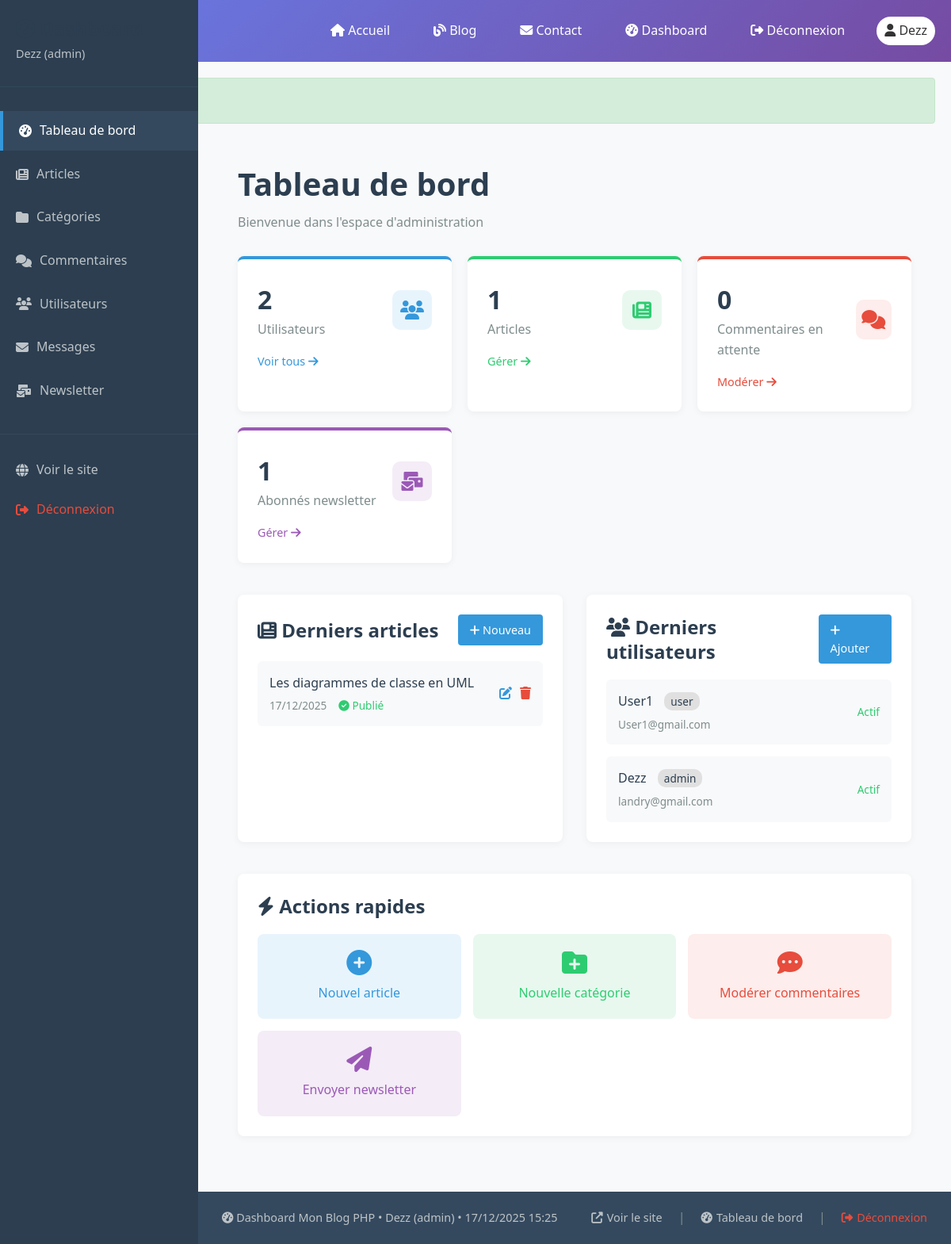
/dashboard/index.php (signed in), run on the app's committed database.
### tables this page shows
CREATE TABLE `articles` (
  `id` int(11) NOT NULL,
  `title` varchar(255) NOT NULL,
  `slug` varchar(255) NOT NULL,
  `content` longtext NOT NULL,
  `excerpt` text DEFAULT NULL,
  `image` varchar(255) DEFAULT NULL,
  `category_id` int(11) DEFAULT NULL,
  `user_id` int(11) DEFAULT NULL,
  `views` int(11) DEFAULT 0,
  `created_at` datetime DEFAULT current_timestamp(),
  `updated_at` datetime DEFAULT NULL ON UPDATE current_timestamp(),
  `published` tinyint(1) DEFAULT 1
);

CREATE TABLE `users` (
  `id` int(11) NOT NULL,
  `username` varchar(50) NOT NULL,
  `email` varchar(100) NOT NULL,
  `password` varchar(255) NOT NULL,
  `role` enum('admin','author','user') DEFAULT 'user',
  `avatar` varchar(255) DEFAULT NULL,
  `created_at` datetime DEFAULT current_timestamp(),
  `is_active` tinyint(1) DEFAULT 1,
  `reset_token` varchar(100) DEFAULT NULL,
  `token_expiry` datetime DEFAULT NULL
);

### dashboard/index.php (the view, shortened to what the rows shown need)
<?php
require_once '../classes/Database.php';
require_once '../classes/Article.php';
$articleClass = new Article();
$totalArticles = $articleClass->paginate(1, 1, false)['total'];
$latestArticles = $articleClass->getLatest(5, false);
$latestUsers = Database::fetchAll("SELECT * FROM users ORDER BY created_at DESC LIMIT 5");
include '../includes/header.php';
?>
<div style="min-height: 100vh; background: #f8f9fa;">
    <div style="position: fixed; left: 0; top: 0; bottom: 0; width: 250px; background: #2c3e50; color: white; padding: 20px 0; overflow-y: auto;">
        <div style="padding: 0 20px 30px; border-bottom: 1px solid #34495e;">
            <h2 style="margin: 0; font-size: 1.5rem;">
                <i class="fas fa-tachometer-alt"></i> Dashboard
            </h2>
        </div>
    </div>
    <div style="margin-left: 250px; padding: 30px;">
        <div style="margin-bottom: 30px;">
            <h1 style="margin: 0 0 10px; color: #2c3e50;">Tableau de bord</h1>
        </div>
        <div style="display: grid; grid-template-columns: 1fr 1fr; gap: 30px; margin-bottom: 40px;">
            <div style="background: white; padding: 25px; border-radius: 8px; box-shadow: 0 2px 10px rgba(0,0,0,0.05);">
                <?php if(empty($latestArticles)): ?>
                <p style="color: #95a5a6; text-align: center; padding: 20px 0;">Aucun article publié</p>
                <?php else: ?>
                <div style="display: grid; gap: 15px;">
                    <?php foreach($latestArticles as $article): ?>
                    <div style="display: flex; justify-content: space-between; align-items: center; padding: 15px; background: #f8f9fa; border-radius: 6px;">
                        <div style="flex: 1;">
                            <div style="font-weight: 500; color: #2c3e50; margin-bottom: 5px;">
                                <a href="../article.php?id=<?php echo $article['id']; ?>" style="color: inherit; text-decoration: none;">
                                    <?php echo substr($article['title'], 0, 40); ?><?php echo strlen($article['title']) > 40 ? '...' : ''; ?>
                                </a>
                            </div>
                            <div style="display: flex; gap: 15px; font-size: 0.85rem; color: #7f8c8d;">
                                <span><?php echo date('d/m/Y', strtotime($article['created_at'])); ?></span>
                                <span>
                                    <?php if($article['published']): ?>
                                    <span style="color: #2ecc71;"><i class="fas fa-check-circle"></i> Publié</span>
                                    <?php else: ?>
                                    <span style="color: #e74c3c;"><i class="fas fa-clock"></i> Brouillon</span>
                                    <?php endif; ?>
                                </span>
                            </div>
                        </div>
                        <div style="display: flex; gap: 10px;">
                            <a href="articles.php?action=edit&id=<?php echo $article['id']; ?>"
                               style="color: #3498db; text-decoration: none;" title="Éditer">
                                <i class="fas fa-edit"></i>
                            </a>
                            <a href="articles.php?action=delete&id=<?php echo $article['id']; ?>"
                               onclick="return confirm('Supprimer cet article ?')"
                               style="color: #e74c3c; text-decoration: none;" title="Supprimer">
                                <i class="fas fa-trash"></i>
                            </a>
                        </div>
                    </div>
                    <?php endforeach; ?>
                </div>
                <?php endif; ?>
            </div>
            <div style="background: white; padding: 25px; border-radius: 8px; box-shadow: 0 2px 10px rgba(0,0,0,0.05);">
                <?php if(empty($latestUsers)): ?>
                <p style="color: #95a5a6; text-align: center; padding: 20px 0;">Aucun utilisateur</p>
                <?php else: ?>
                <div style="display: grid; gap: 15px;">
                    <?php foreach($latestUsers as $user): ?>
                    <div style="display: flex; justify-content: space-between; align-items: center; padding: 15px; background: #f8f9fa; border-radius: 6px;">
                        <div style="flex: 1;">
                            <div style="font-weight: 500; color: #2c3e50; margin-bottom: 5px;">
                                <?php echo $user['username']; ?>
                                <span style="font-size: 0.85rem; background: #e0e0e0; padding: 2px 8px; border-radius: 10px; margin-left: 10px;">
                                    <?php echo $user['role']; ?>
                                </span>
                            </div>
                            <div style="font-size: 0.85rem; color: #7f8c8d;">
                                <?php echo $user['email']; ?>
                            </div>
                        </div>
                        <div style="display: flex; gap: 10px;">
                            <span style="font-size: 0.85rem; color: <?php echo $user['is_active'] ? '#2ecc71' : '#e74c3c'; ?>;">
                                <?php echo $user['is_active'] ? 'Actif' : 'Inactif'; ?>
                            </span>
                        </div>
                    </div>
                    <?php endforeach; ?>
                </div>
                <?php endif; ?>
            </div>
        </div>
    </div>
</div>
<?php include '../includes/footer-dashboard.php'; ?>

### data on the page
articles: title "Les diagrammes de classe en UML", created_at "17/12/2025", published 1 (drawn)
users: username "User1", role "user", email "User1@gmail.com", is_active "Actif"
users: username "Dezz", role "admin", email "landry@gmail.com", is_active "Actif"

### other printed values
$_SESSION['username'] "Dezz"
$_SESSION['role'] "admin"
$totalUsers "2"
$totalArticles "1"
$pendingComments "0"
$totalSubscribers "1"
SITE_NAME "Mon Blog PHP"
